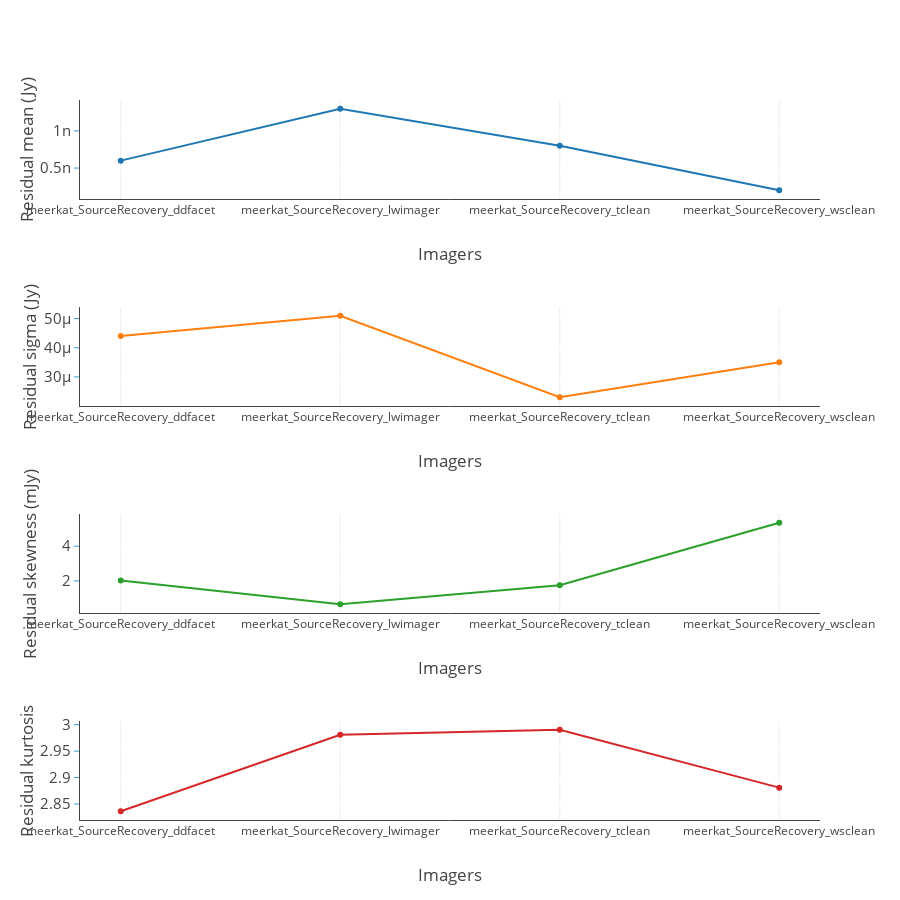

Notebook source saved alongside this figure:
### Markdown cell above
## Residual Statistics

### Code cell
Res = OrderedDict()
for res in RESIDUALS:
    Res[res] = residual_image_stats('{:s}/{:s}'.format(directory.value, res))

im_titles = [
               'MEAN',
               'STANDARD DEVIATION',
               'SKEWNESS',
               'KURTOSIS'
            ]
    
fig = tools.make_subplots(rows=4, cols=1, shared_yaxes=False, print_grid=False,
                          horizontal_spacing = 0.005, vertical_spacing = 0.15,)
                    #      subplot_titles=im_titles)
    
names = []
mean = []
std = []
skew = []
kurt = []
for name, stats in Res.items():
    names.append(name[:-19])
    mean.append(stats['MEAN'])
    std.append(stats['STDDev'])
    skew.append(stats['SKEW'])
    kurt.append(stats['KURT'])
zipped_props = zip(names, mean, std)
names, mean, std = zip(*sorted(zipped_props, key=lambda x: x[0]))
x_axis_title = 'Imagers'
#x_axis_title = 'Iterations'
fig.append_trace(go.Scatter(x=names, showlegend=False,
                            y=np.array(mean), mode = 'marker'), 1, 1)
fig['layout'].update(title='', height=900, width=900,
                     paper_bgcolor='rgb(255,255,255)', #plot_bgcolor='rgb(229,229,229)',
                         legend=dict(x=0.8,y=1.0),)
fig['layout'].update(
    {'yaxis{}'.format(1):YAxis(title=u'Residual mean (Jy)',gridcolor='rgb(255,255,255)',
            tickfont=dict(size=15),
            titlefont=dict(size=17),
            showgrid=True,
            showline=True,
            showticklabels=True,
            tickcolor='rgb(51,153,225)',
            ticks='outside',
            zeroline=False)})
fig['layout'].update({'xaxis{}'.format(1):XAxis(title=x_axis_title, position=0.0,
                                                titlefont=dict(size=17),
                                                showline=True,
                                                overlaying='x')})
fig.append_trace(go.Scatter(x=names, showlegend=False,
                            y=np.array(std), mode = 'marker'), 2, 1)
fig['layout'].update(
    {'yaxis{}'.format(2):YAxis(title=u'Residual sigma (Jy)',gridcolor='rgb(255,255,255)',
            tickfont=dict(size=15),
            titlefont=dict(size=17),
            showgrid=True,
            showline=True,
            showticklabels=True,
            tickcolor='rgb(51,153,225)',
            ticks='outside',
            zeroline=False)})
fig['layout'].update({'xaxis{}'.format(2):XAxis(title=x_axis_title, position=0.0,
                                                titlefont=dict(size=17),
                                                showline=True,
                                                overlaying='x')})
fig.append_trace(go.Scatter(x=names, showlegend=False,
                            y=np.array(skew)*1000, mode = 'marker'), 3, 1)
fig['layout'].update(
    {'yaxis{}'.format(3):YAxis(title=u'Residual skewness (mJy)',gridcolor='rgb(255,255,255)',
            tickfont=dict(size=15),
            titlefont=dict(size=17),
            showgrid=True,
            showline=True,
            showticklabels=True,
            tickcolor='rgb(51,153,225)',
            ticks='outside',
            dtick='',
            tickformat='',
            zeroline=False)})
fig['layout'].update({'xaxis{}'.format(3):XAxis(title=x_axis_title, position=0.0,
                                                titlefont=dict(size=17),
                                                showline=True,
                                                overlaying='x')})
fig.append_trace(go.Scatter(x=names, showlegend=False,
                            y=np.array(kurt), mode = 'marker'), 4, 1)
fig['layout'].update(
    {'yaxis{}'.format(4):YAxis(title=u'Residual kurtosis',gridcolor='rgb(255,255,255)',
            tickfont=dict(size=15),
            titlefont=dict(size=17),
            showgrid=True,
            showline=True,
            showticklabels=True,
            tickcolor='rgb(51,153,225)',
            ticks='outside',
            zeroline=False)})
fig['layout'].update({'xaxis{}'.format(4):XAxis(title=x_axis_title, position=0.0,
                                                titlefont=dict(size=17),
                                                showline=True,
                                                overlaying='x')})
py.iplot(fig, filename='make-subplots-multiple-with-titles')

### Figure 1 — Plotly figure (JSON) as saved in the notebook; plotly's stock layout.template omitted (floating-point values rounded to 4 significant figures)
{"data": [{"mode": "marker", "showlegend": false, "type": "scatter", "x": ["meerkat_SourceRecovery_ddfacet", "meerkat_SourceRecovery_lwimager", "meerkat_SourceRecovery_tclean", "meerkat_SourceRecovery_wsclean"], "xaxis": "x1", "y": [6e-10, 1.3e-09, 8e-10, 2e-10], "yaxis": "y1"}, {"mode": "marker", "showlegend": false, "type": "scatter", "x": ["meerkat_SourceRecovery_ddfacet", "meerkat_SourceRecovery_lwimager", "meerkat_SourceRecovery_tclean", "meerkat_SourceRecovery_wsclean"], "xaxis": "x2", "y": [4.4e-05, 5.1e-05, 2.3e-05, 3.5e-05], "yaxis": "y2"}, {"mode": "marker", "showlegend": false, "type": "scatter", "x": ["meerkat_SourceRecovery_ddfacet", "meerkat_SourceRecovery_lwimager", "meerkat_SourceRecovery_tclean", "meerkat_SourceRecovery_wsclean"], "xaxis": "x3", "y": [2.023, 0.65, 1.746, 5.351], "yaxis": "y3"}, {"mode": "marker", "showlegend": false, "type": "scatter", "x": ["meerkat_SourceRecovery_ddfacet", "meerkat_SourceRecovery_lwimager", "meerkat_SourceRecovery_tclean", "meerkat_SourceRecovery_wsclean"], "xaxis": "x4", "y": [2.836, 2.981, 2.991, 2.881], "yaxis": "y4"}], "layout": {"height": 900, "legend": {"x": 0.8, "y": 1}, "paper_bgcolor": "rgb(255,255,255)", "title": "", "width": 900, "xaxis1": {"anchor": "y1", "domain": [0, 1], "overlaying": "x", "position": 0, "showline": true, "title": "Imagers", "titlefont": {"size": 17}}, "xaxis2": {"anchor": "y2", "domain": [0, 1], "overlaying": "x", "position": 0, "showline": true, "title": "Imagers", "titlefont": {"size": 17}}, "xaxis3": {"anchor": "y3", "domain": [0, 1], "overlaying": "x", "position": 0, "showline": true, "title": "Imagers", "titlefont": {"size": 17}}, "xaxis4": {"anchor": "y4", "domain": [0, 1], "overlaying": "x", "position": 0, "showline": true, "title": "Imagers", "titlefont": {"size": 17}}, "yaxis1": {"anchor": "x1", "domain": [0.8625, 1], "gridcolor": "rgb(255,255,255)", "showgrid": true, "showline": true, "showticklabels": true, "tickcolor": "rgb(51,153,225)", "tickfont": {"size": 15}, "ticks": "outside", "title": "Residual mean (Jy)", "titlefont": {"size": 17}, "zeroline": false}, "yaxis2": {"anchor": "x2", "domain": [0.575, 0.7125], "gridcolor": "rgb(255,255,255)", "showgrid": true, "showline": true, "showticklabels": true, "tickcolor": "rgb(51,153,225)", "tickfont": {"size": 15}, "ticks": "outside", "title": "Residual sigma (Jy)", "titlefont": {"size": 17}, "zeroline": false}, "yaxis3": {"anchor": "x3", "domain": [0.2875, 0.425], "dtick": "", "gridcolor": "rgb(255,255,255)", "showgrid": true, "showline": true, "showticklabels": true, "tickcolor": "rgb(51,153,225)", "tickfont": {"size": 15}, "tickformat": "", "ticks": "outside", "title": "Residual skewness (mJy)", "titlefont": {"size": 17}, "zeroline": false}, "yaxis4": {"anchor": "x4", "domain": [0, 0.1375], "gridcolor": "rgb(255,255,255)", "showgrid": true, "showline": true, "showticklabels": true, "tickcolor": "rgb(51,153,225)", "tickfont": {"size": 15}, "ticks": "outside", "title": "Residual kurtosis", "titlefont": {"size": 17}, "zeroline": false}}}
